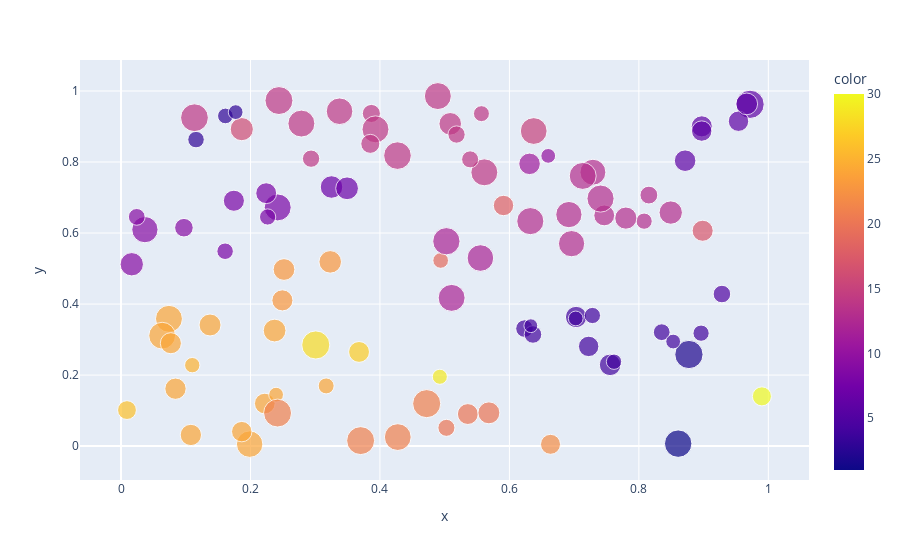

Write notebook code for a chart like this one.
### Code cell
fig = px.scatter(x=cluster_centers[:,0], y=cluster_centers[:,1], size=binom_sample, color=labels)
fig.show()
